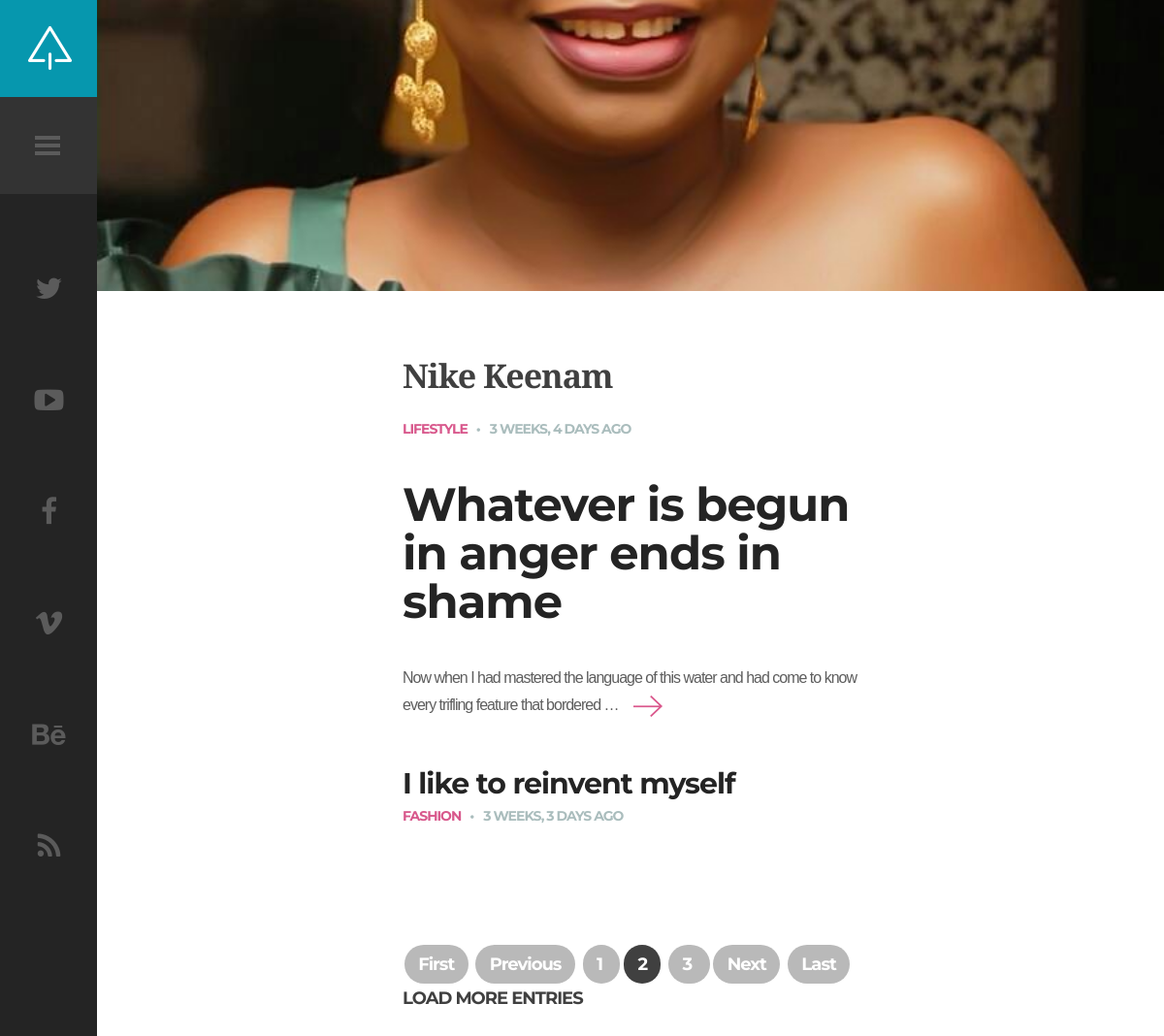
Screenshot of /?page=2 with the database file from the repository.
### post/models.py (models this page shows, shortened)
class Post(models.Model):
    title = models.CharField(max_length=60) # null=True , blank=True, default='Random Title' #(null=True means: let the user input value; blank=True means the user can't leave the space balnk)
    body = models.TextField()
    quote = models.CharField(max_length=500,  default=True, null=True)
    image = models.ImageField(upload_to='pictures/%Y/%m/%d/', max_length=255, null=True, blank=True)
    slide_image = models.FileField(upload_to='pictures/%Y/%m/%d/', max_length=255, null=True, blank=True)
    published = models.DateTimeField(auto_now_add=True)
    category = models.ForeignKey(Category, on_delete=models.CASCADE, null=True)
    likes = models.ManyToManyField(settings.AUTH_USER_MODEL, related_name='likes', default=True)
    featured = models.BooleanField(default=False)
    lifestyle = models.BooleanField(default=False)
    fashion = models.BooleanField(default=False)
    food = models.BooleanField(default=False)

class Category(models.Model):
    name = models.CharField(max_length=120)
    class Meta:
    	verbose_name_plural ='Categories'

### post/views.py (the view)
# urls.py: 2. Add a URL to urlpatterns:  path('', views.home, name='home')
def home(request):
	posts = Post.objects.order_by('-id')
	feature = Post.objects.filter(featured=True)
	paginator = Paginator(posts, 1)
	page = request.GET.get('page')
	posts = paginator.get_page(page)
	return render(request, 'index.html', {'post':posts, 'feature':feature})

### templates/index.html (shortened to what this page needs)
{% extends 'base.html' %}
{% block content %}
{% load static %}
{% load humanize %}
        <div id="content" class="site-content">
            <div id="blog-wrapper">
                <div class="blog-holder center-relative">
                    <h2 class="entry-title">
                    <a href="{% url 'home' %}">Nike Keenam</a>
                </h2>
                    {% for post in feature %}
                    <article id="post-1" class="blog-item-holder featured-post">
                        <div class="entry-content relative">
                            <div class="content-1170 center-relative">
                                <div class="cat-links">
                                    <ul>
                                        <li>
                                            <a href="{% url 'home' %}">{{post.category.name}}</a>
                                        </li>
                                    </ul>
                                </div>
                                <div class="entry-date published">{{post.published|naturaltime }}</div>
                                <h2 class="entry-title">
                                    <a href="{% url 'single' post.id %}">{{post.title}}</a>
                                </h2>
                                <div class="excerpt">
                                    {{post.body|truncatewords:20}}<a class="read-more" href="{% url 'single' post.id  %}"></a>
                                </div>
                            </div>
                        </div>
                    </article>
                    {% endfor %}
                    {% for post in post %}
                    <article id="post-2" class="blog-item-holder">
                        <div class="entry-content relative">
                            <div class="content-1170 center-relative">
                                <h2 class="entry-title">
                                    <a href="{% url 'single' post.id  %}">{{post.title}}</a>
                                </h2>
                                <div class="cat-links">
                                    <ul>
                                        <li>
                                            <a href="#">{{post.category.name}}</a>
                                        </li>
                                    </ul>
                                </div>
                                <div class="entry-date published">{{post.published|naturaltime}}</div>
                            </div>
                        </div>
                    </article>
                    {% endfor %}
                </div>
                 {% include "paginator.html" %}
            </div>
            <div class="featured-image-holder">
                <div class="featured-post-image" style="background-image: url( {% static "demo-images/author1.jpg" %})">
                </div>
            </div>
        </div>
   {% endblock content %}

### templates/base.html (shortened to what this page needs)
{% load static %}
<!DOCTYPE HTML>
<html lang="en-US">
    <head>
        <link rel="stylesheet" href="{% static "css/common.css" %}">
        <link rel="stylesheet" type="text/css"  href="{% static "css/clear.css" %}" />
        <link rel="stylesheet" type="text/css"  href="{% static "css/common.css" %}"/>
        <link rel="stylesheet" type="text/css"  href= "{% static "css/font-awesome.min.css" %}" />
        <link rel="stylesheet" type="text/css"  href= "{% static "css/carouFredSel.css" %}" />
        <link rel="stylesheet" type="text/css"  href= "{% static "css/sm-clean.css" %}"/>
        <link rel="stylesheet" type="text/css"  href= "{% static "style.css" %}"/>
    </head>
    <body class="home blog">
        <div id="sidebar" class="sidebar">
            <div class="menu-right-part">
                <div class="logo-holder">
                    <a href="{% url 'home' %}">
                        <img src=" {% static "images/logo.png" %} " alt="keenam">
                    </a>
                </div>
                <div class="toggle-holder">
                    <div id="toggle">
                        <div class="menu-line"></div>
                    </div>
                </div>
                <div class="social-holder">
                    <div class="social-list">
                        <a href="#"><i class="fa fa-twitter"></i></a>
                        <a href="#"><i class="fa fa-youtube-play"></i></a>
                        <a href="#"><i class="fa fa-facebook"></i></a>
                        <a href="#"><i class="fa fa-vimeo"></i></a>
                        <a href="#"><i class="fa fa-behance"></i></a>
                        <a href="#"><i class="fa fa-rss"></i></a>
                    </div>
                </div>
            </div>
        </div>
       {% block content %}
{% endblock %}
    </body>
</html>

### templates/paginator.html
<div class="block load-more-holder" >
  <div class="pagination">
                    {% if post.has_previous %}
                    <a class="pagination-number" class="pagination-action"  href="?page=1">First</a>
                    <a class="pagination-number" class="pagination-action"  href="?page={{ post.previous_page_number }}">Previous</a>
                    {% endif %}
                {% for num in post.paginator.page_range %}
                      {% if post.number == num %}
                      <strong><span class="pagination-number pagination-current"><b>{{ num }}</b></span></strong>
                {% elif num > post.number|add:'-3' and num < post.number|add:'3' %}
                      <a class="pagination-number" href="?page={{ num }}">
                        {{ num }}
                      </a>
                {% endif %}
                {% endfor %}
                    {% if post.has_next %}
                    <a class="pagination-number" class="pagination-action"  href="?page={{ post.next_page_number }}">Next</a>
                    <a class="pagination-number" class="pagination-action"  href="?page= {{ post.paginator.num_pages}}">Last</a>
                    {% endif %}
                </div>
                {% if post.has_next %}
                    <a href="?page={{ post.next_page_number }}">
                      LOAD MORE ENTRIES
                    </a>
                    {% endif %}
              </div>

### static/css/common.css (style rules this page uses)
.block { display: block; }
.center-relative { margin-left: auto; margin-right: auto; }
.relative { position: relative; }
h1,h2,h3,h4,h5,h6 { padding: 20px 0; }
h2 { font-size: 34px; line-height: 34px; }

### static/css/clear.css (style rules this page uses)
html, body, div, span, object, iframe, h1, h2, h3, h4, h5, h6, p, blockquote, pre, abbr, address, cite, code, del, dfn, em, img, ins, kbd, q, samp, small, strong, sub, sup, var, b, i, ol, ul, li, fieldset, form, label, legend, table, caption, tbody, tfoot, thead, tr, th, td, article, aside, canvas, details, figcaption, figure, footer, header, hgroup, menu, nav, section, summary, time, mark, audio, video { margin:0; padding:0; border:0; outline: none; font-size:100%; vertical-align:baseline; background:transparent; }
body { line-height:1; }
article,aside,details,figcaption,figure, footer,header,hgroup,menu,nav,section { display:block; }
nav ul,ul,ol { list-style:none; }
a { margin:0; padding:0; font-size:100%; outline: none; vertical-align:baseline; background:transparent; }

### rows the page displays
Post: category.name "LIFESTYLE", published "3 WEEKS, 4 DAYS AGO", title "Whatever is begun in anger ends in shame", body "Now when I had mastered the language of this water and had come to know every trifling feature that bordered …"
Post: title "I like to reinvent myself", category.name "FASHION", published "3 WEEKS, 3 DAYS AGO"

### other values shown
{{ num }} "1" "3"
{{ num }} "2"
